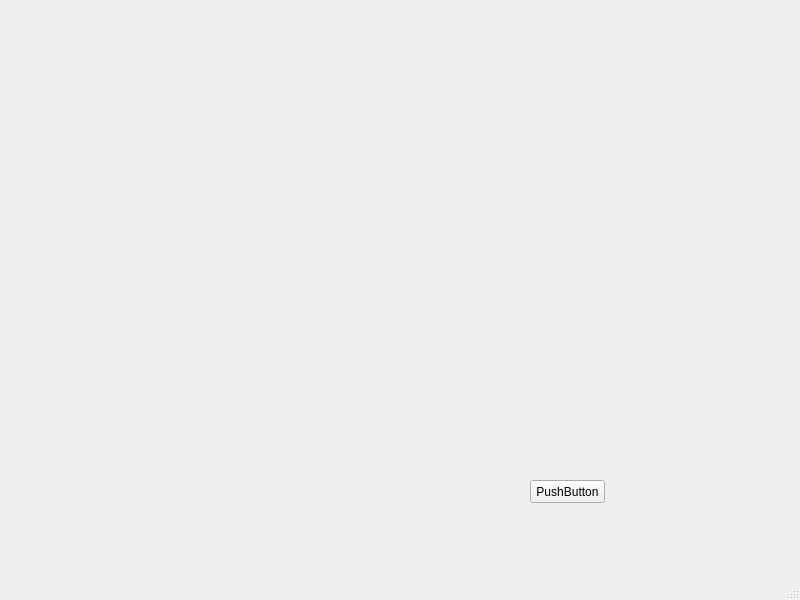
<?xml version="1.0" encoding="UTF-8"?>
<ui version="4.0">
 <class>MainWindow</class>
 <widget class="QMainWindow" name="MainWindow">
  <property name="geometry">
   <rect>
    <x>0</x>
    <y>0</y>
    <width>800</width>
    <height>600</height>
   </rect>
  </property>
  <property name="windowTitle">
   <string>MainWindow</string>
  </property>
  <widget class="QWidget" name="centralwidget">
   <widget class="QPushButton" name="pushButton">
    <property name="geometry">
     <rect>
      <x>530</x>
      <y>480</y>
      <width>75</width>
      <height>23</height>
     </rect>
    </property>
    <property name="text">
     <string>PushButton</string>
    </property>
   </widget>
   <widget class="QLabel" name="label">
    <property name="geometry">
     <rect>
      <x>30</x>
      <y>51</y>
      <width>641</width>
      <height>321</height>
     </rect>
    </property>
    <property name="text">
     <string/>
    </property>
   </widget>
  </widget>
  <widget class="QMenuBar" name="menubar">
   <property name="geometry">
    <rect>
     <x>0</x>
     <y>0</y>
     <width>800</width>
     <height>23</height>
    </rect>
   </property>
  </widget>
  <widget class="QStatusBar" name="statusbar"/>
 </widget>
 <resources/>
 <connections/>
</ui>
